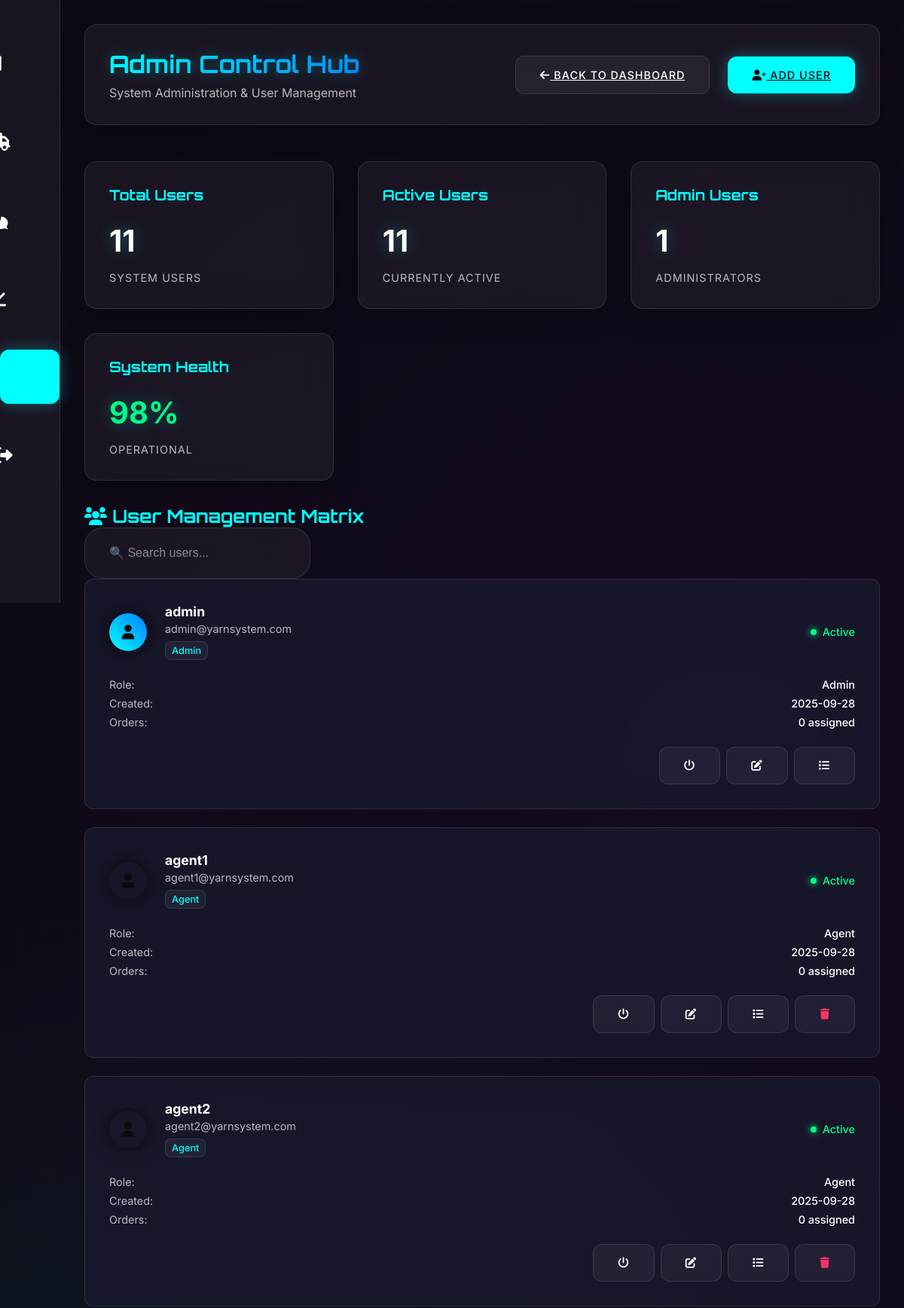
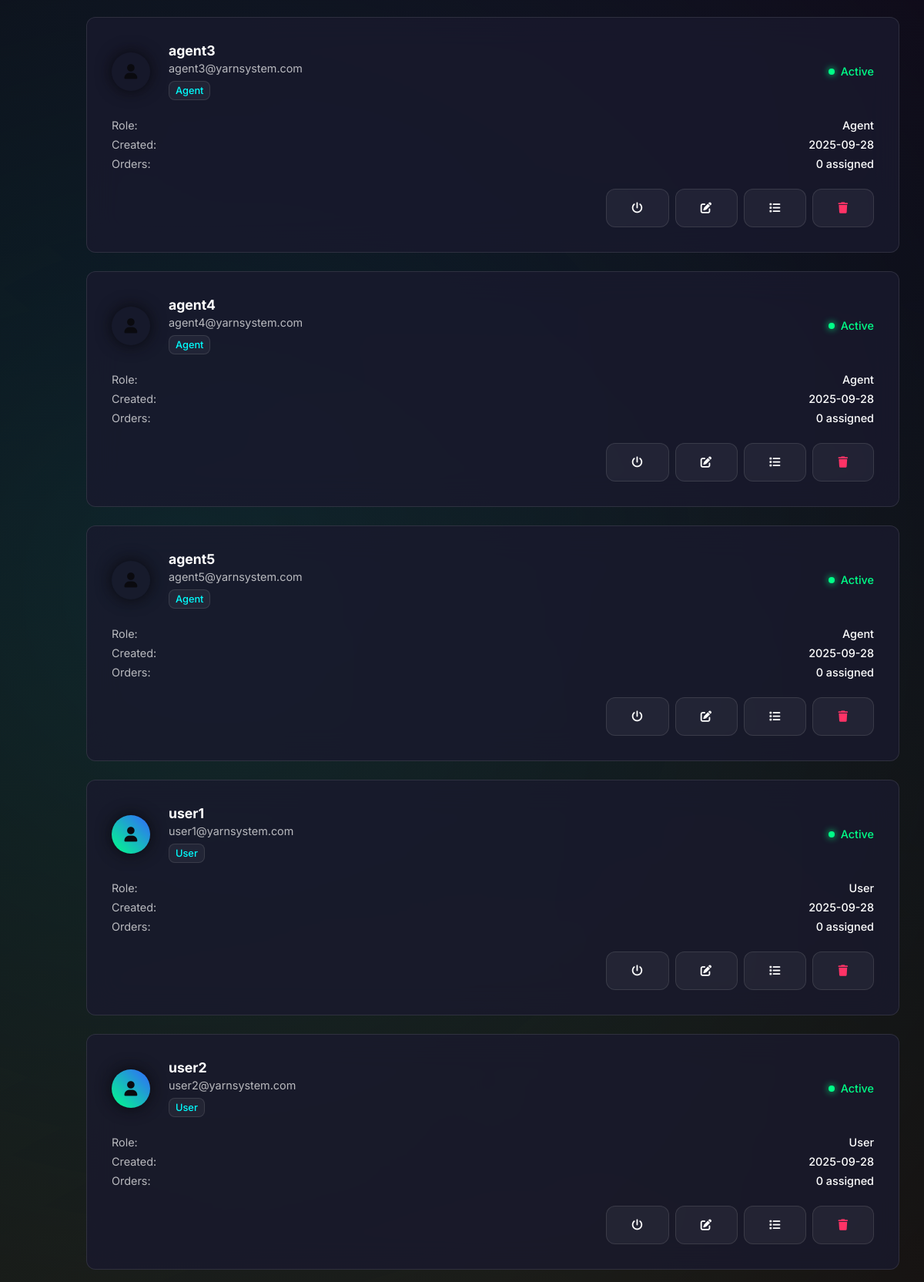
The app's page /admin_panel (signed in, upper part) with its own data (2 pictures, top to bottom).
### app.py (models this page shows)
class User(db.Model):
    id = db.Column(db.Integer, primary_key=True)
    username = db.Column(db.String(80), unique=True, nullable=False)
    email = db.Column(db.String(120), unique=True, nullable=False)
    password_hash = db.Column(db.String(120), nullable=False)
    role = db.Column(db.String(20), nullable=False)  # admin, agent, user
    created_at = db.Column(db.DateTime, default=datetime.utcnow)
    is_active = db.Column(db.Boolean, default=True)

### app.py (the view)
@app.route('/admin_panel')
def admin_panel():
    if 'user_id' not in session:
        return redirect(url_for('login'))
    user = User.query.get(session['user_id'])
    if user.role != 'admin':
        flash('Access denied. Admin privileges required.', 'error')
        return redirect(url_for('dashboard'))
    users = User.query.all()
    all_orders = Order.query.order_by(Order.created_at.desc()).all()
    unassigned_orders = Order.query.filter_by(assigned_agent=None).all()
    return render_template('futuristic-admin-panel.html', users=users, all_orders=all_orders, unassigned_orders=unassigned_orders, user=user)

### templates/futuristic-admin-panel.html (shortened to what this page needs)
<!DOCTYPE html>
<html lang="en">
<head>
    <link rel="stylesheet" href="{{ url_for('static', filename='css/futuristic-style.css') }}">
    <link rel="stylesheet" href="https://cdnjs.cloudflare.com/ajax/libs/font-awesome/6.0.0/css/all.min.css">
</head>
<body>
    <div class="main-container">
        <nav class="sidebar">
            <div class="sidebar-item" onclick="navigateTo('dashboard')">
            </div>
            <div class="sidebar-item" onclick="navigateTo('suppliers')">
                <i class="fas fa-truck sidebar-icon"></i>
            </div>
            <div class="sidebar-item" onclick="navigateTo('messages')">
                <i class="fas fa-comments sidebar-icon"></i>
            </div>
            <div class="sidebar-item" onclick="navigateTo('analytics')">
                <i class="fas fa-chart-line sidebar-icon"></i>
            </div>
            <div class="sidebar-item active" onclick="navigateTo('admin')">
            </div>
            <div class="sidebar-item" onclick="logout()">
                <i class="fas fa-sign-out-alt sidebar-icon"></i>
            </div>
        </nav>
        <main class="main-content">
            <header class="header">
                <div>
                    <h1 class="header-title">Admin Control Hub</h1>
                    <p style="color: rgba(255, 255, 255, 0.7); margin-top: 0.5rem;">System Administration & User Management</p>
                </div>
                <div class="admin-actions">
                    <a href="{{ url_for('dashboard') }}" class="btn btn-secondary">
                        <i class="fas fa-arrow-left"></i> Back to Dashboard
                    </a>
                    <a href="{{ url_for('register') }}" class="btn btn-primary glow-animation">
                        <i class="fas fa-user-plus"></i> Add User
                    </a>
                </div>
            </header>
            <div class="dashboard-grid" style="margin-bottom: 2rem;">
                <div class="dashboard-card">
                    <h3>Total Users</h3>
                    <div class="stat-number">{{ users|length }}</div>
                    <div class="stat-label">System Users</div>
                </div>
                <div class="dashboard-card">
                    <h3>Active Users</h3>
                    <div class="stat-number">{{ users|selectattr('is_active')|list|length }}</div>
                    <div class="stat-label">Currently Active</div>
                </div>
                <div class="dashboard-card">
                    <h3>Admin Users</h3>
                    <div class="stat-number">{{ users|selectattr('role', 'equalto', 'admin')|list|length }}</div>
                    <div class="stat-label">Administrators</div>
                </div>
                <div class="dashboard-card">
                    <h3>System Health</h3>
                    <div class="stat-number" style="color: var(--status-green);">98%</div>
                    <div class="stat-label">Operational</div>
                </div>
            </div>
            <div class="admin-section">
                <div class="section-header">
                    <h2 style="color: var(--neon-cyan); font-family: var(--font-display);">
                        <i class="fas fa-users"></i> User Management Matrix
                    </h2>
                    <div class="section-actions">
                        <div class="search-container" style="margin: 0; max-width: 300px;">
                            <input type="text" class="search-bar" placeholder="🔍 Search users..." id="userSearch" onkeyup="filterUsers(this.value)">
                        </div>
                    </div>
                </div>
                <div class="users-grid">
                    {% for user in users %}
                    <div class="user-card futuristic-card" data-user-id="{{ user.id }}" data-search="{{ (user.username + ' ' + user.email + ' ' + user.role)|lower }}">
                        <div class="user-header">
                            <div class="user-avatar">
                                <div class="avatar-glow" style="background: linear-gradient(45deg,
                                    {% if user.role == 'admin' %}var(--neon-cyan), var(--neon-blue)
                                    {% elif user.role == 'agent' %}var(--gradient-amber)
                                    {% else %}var(--status-green), var(--status-blue){% endif %});">
                                    <i class="fas fa-user"></i>
                                </div>
                            </div>
                            <div class="user-info">
                                <h3>{{ user.username }}</h3>
                                <p>{{ user.email }}</p>
                                <div class="user-role-badge">{{ user.role|title }}</div>
                            </div>
                            <div class="user-status">
                                <div class="status-indicator {% if user.is_active %}status-active{% else %}status-inactive{% endif %}">
                                    <div class="status-dot"></div>
                                    <span>{% if user.is_active %}Active{% else %}Inactive{% endif %}</span>
                                </div>
                            </div>
                        </div>
                        <div class="user-details">
                            <div class="detail-row">
                                <span class="detail-label">Role:</span>
                                <span class="detail-value">{{ user.role|title }}</span>
                            </div>
                            <div class="detail-row">
                                <span class="detail-label">Created:</span>
                                <span class="detail-value">{{ user.created_at.strftime('%Y-%m-%d') }}</span>
                            </div>
                            <div class="detail-row">
                                <span class="detail-label">Orders:</span>
                                <span class="detail-value">{{ user.orders|length }} assigned</span>
                            </div>
                        </div>
                        <div class="user-actions">
                            <button onclick="toggleUserStatus({{ user.id }})" class="btn btn-sm btn-secondary" title="Toggle Status">
                                <i class="fas fa-power-off"></i>
                            </button>
                            <button onclick="editUser({{ user.id }})" class="btn btn-sm btn-secondary" title="Edit User">
                                <i class="fas fa-edit"></i>
                            </button>
                            <button onclick="viewUserOrders({{ user.id }})" class="btn btn-sm btn-secondary" title="View Orders">
                                <i class="fas fa-list"></i>
                            </button>
                            {% if user.id != session.user_id %}
                            <button onclick="deleteUser({{ user.id }})" class="btn btn-sm btn-secondary" title="Delete User" style="color: var(--status-red);">
                                <i class="fas fa-trash"></i>
                            </button>
                            {% endif %}
                        </div>
                    </div>
                    {% endfor %}
                </div>
            </div>
        </main>
    </div>
</body>
</html>

### records on screen
User: username "admin", email "admin@yarnsystem.com", role "Admin", is_active "Active", created_at "2025-09-28", orders|length "0"
User: username "agent1", email "agent1@yarnsystem.com", role "Agent", is_active "Active", created_at "2025-09-28", orders|length "0"
User: username "agent2", email "agent2@yarnsystem.com", role "Agent", is_active "Active", created_at "2025-09-28", orders|length "0"
User: username "agent3", email "agent3@yarnsystem.com", role "Agent", is_active "Active", created_at "2025-09-28", orders|length "0"
User: username "agent4", email "agent4@yarnsystem.com", role "Agent", is_active "Active", created_at "2025-09-28", orders|length "0"
User: username "agent5", email "agent5@yarnsystem.com", role "Agent", is_active "Active", created_at "2025-09-28", orders|length "0"
User: username "user1", email "user1@yarnsystem.com", role "User", is_active "Active", created_at "2025-09-28", orders|length "0"
User: username "user2", email "user2@yarnsystem.com", role "User", is_active "Active", created_at "2025-09-28", orders|length "0"

### other values on screen
{{ users|length }} "11"
{{ users|selectattr('is_active')|list|length }} "11"
{{ users|selectattr('role', 'equalto', 'admin')|list|length }} "1"
